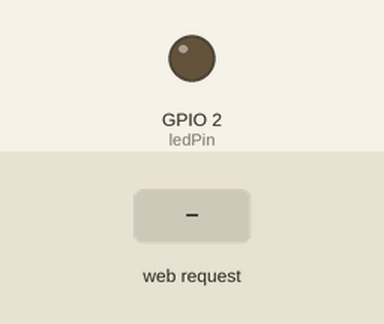
Recording of a sketch running on a simulated ESP32. Shown: output pins drawn as LEDs (lit = HIGH). Inputs (shaded band) come from the test bench. WiFi joins after 1.5 s; servers stay silent unless stated; what the sketch prints to the serial monitor is not drawn.

Above: at 3.2 s.
3.3 s: HTTP request GET /on received
At 3.6 s:
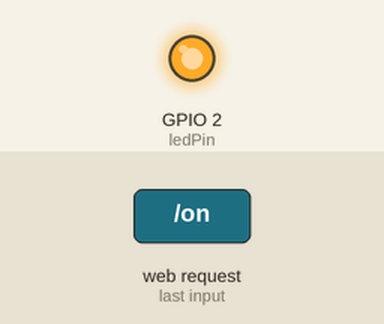
4.8 s: HTTP request GET /off received
At 5.9 s:
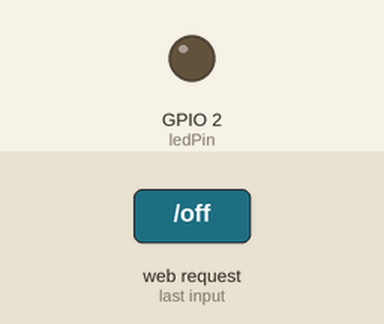
Timing chart, 0 to 7.8 s (numbered marks = the images above; inputs shaded):
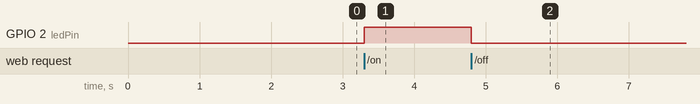

Measured:
- after the input at 3.3 s, GPIO 2 (ledPin): LOW → HIGH at once
- after the input at 4.8 s, GPIO 2 (ledPin): HIGH → LOW at once

The sketch:

sketch_jun26b.ino
```cpp
 #include <WiFi.h>
#include <WebServer.h>

// 🔧 Change these to your Wi-Fi network credentials
const char* ssid = "YourWiFi";
const char* password = "YourPassword";

// 🟢 LED pin (you can change it)
const int ledPin = 2;

// 🌐 Web server running on port 80
WebServer server(80);

// 🖥️ HTML webpage with ON/OFF buttons
String webpage = R"rawliteral(
  <!DOCTYPE html>
  <html>
  <head>
    <title>ESP32 LED Control</title>
    <style>
      body { font-family: Arial; text-align: center; margin-top: 50px; }
      button { padding: 20px; font-size: 20px; margin: 10px; }
    </style>
  </head>
  <body>
    <h1>ESP32 LED Control</h1>
    <a href="/on"><button>Turn ON</button></a>
    <a href="/off"><button>Turn OFF</button></a>
  </body>
  </html>
)rawliteral";

// 📩 Handle the root page
void handleRoot() {
  server.send(200, "text/html", webpage);
}

// 💡 Turn LED ON
void handleOn() {
  digitalWrite(ledPin, HIGH);
  server.sendHeader("Location", "/");
  server.send(303);
}

// 💡 Turn LED OFF
void handleOff() {
  digitalWrite(ledPin, LOW);
  server.sendHeader("Location", "/");
  server.send(303);
}

void setup() {
  Serial.begin(9600); // 🔧 Use 9600 baud in Serial Monitor
  pinMode(ledPin, OUTPUT);

  Serial.println("Connecting to Wi-Fi...");
  WiFi.begin(ssid, password);

  // ⏳ Wait for connection
  int counter = 0;
  while (WiFi.status() != WL_CONNECTED) {
    delay(1000);
    Serial.print(".");
    counter++;
    if (counter > 20) {
      Serial.println("\nFailed to connect to Wi-Fi.");
      return;
    }
  }

  Serial.println("\nConnected!");
  Serial.print("IP Address: ");
  Serial.println(WiFi.localIP());

  // 🖥️ Start web server
  server.on("/", handleRoot);
  server.on("/on", handleOn);
  server.on("/off", handleOff);
  server.begin();
  Serial.println("Web server started.");
}

void loop() {
  server.handleClient();
}
```
